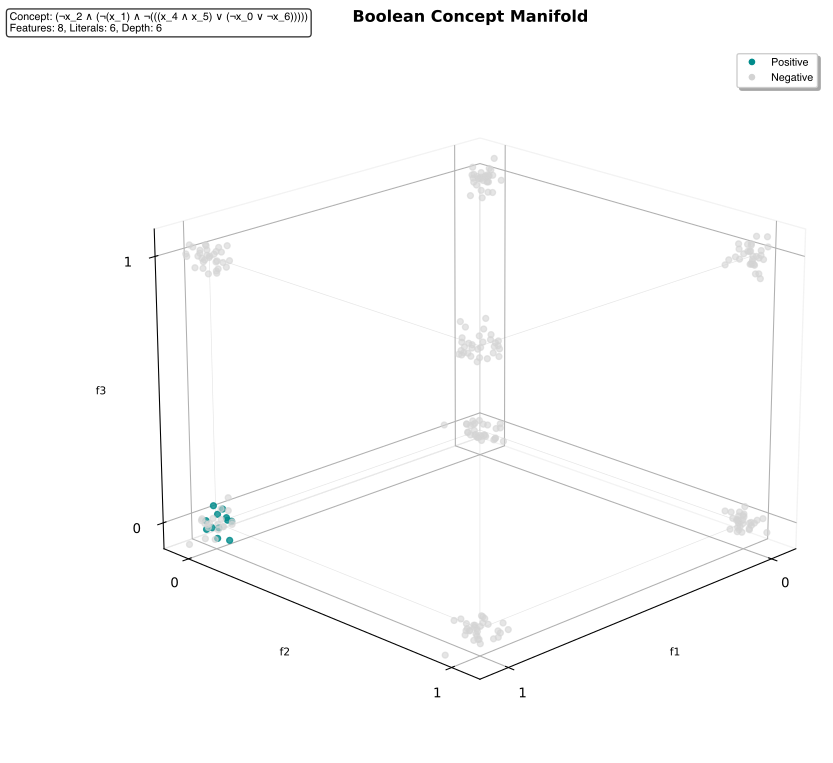

This chart was generated by the following Python code:
#!/usr/bin/env python3
"""
Boolean Concept Manifold Visualization

Generate an SVG figure showing a 3D cube representing the boolean concept space
with points colored by concept evaluation (teal = True, gray = False).
"""

import numpy as np
import matplotlib.pyplot as plt
from mpl_toolkits.mplot3d import Axes3D
import random
import torch
from pcfg import sample_concept_from_pcfg, evaluate_pcfg_concept
from concept_visualization_for_paper import expression_to_string

# Set random seed for reproducibility
np.random.seed(42)
random.seed(42)
torch.manual_seed(42)

def generate_concept_data():
    """Generate a sample Boolean concept and evaluate it on all 8-bit inputs."""
    
    print("🎯 Generating Boolean concept for visualization...")
    
    # Generate a concept with 8 features, moderate complexity
    num_features = 8
    max_depth = 5
    
    # Try to get a concept with 3-6 literals for good visualization
    best_concept = None
    for attempt in range(100):
        expr, literals, depth = sample_concept_from_pcfg(num_features, max_depth=max_depth)
        if 3 <= literals <= 6:
            best_concept = (expr, literals, depth)
            break
    
    if best_concept is None:
        expr, literals, depth = sample_concept_from_pcfg(num_features, max_depth=max_depth)
        best_concept = (expr, literals, depth)
    
    expr, literals, depth = best_concept
    expr_str = expression_to_string(expr)
    
    print(f"  📝 Concept: {expr_str}")
    print(f"  📊 Complexity: {literals} literals, depth {depth}")
    
    # Generate all 2^8 = 256 possible 8-bit inputs
    all_inputs = []
    all_labels = []
    
    for i in range(2**8):
        input_vec = np.array([int(x) for x in f"{i:08b}"])
        label = evaluate_pcfg_concept(expr, input_vec)
        all_inputs.append(input_vec)
        all_labels.append(label)
    
    # Convert to numpy arrays
    inputs = np.array(all_inputs)
    labels = np.array(all_labels)
    
    positive_count = np.sum(labels)
    total_count = len(labels)
    
    print(f"  📈 Dataset: {total_count} total samples")
    print(f"  ✅ Positive: {positive_count} ({100*positive_count/total_count:.1f}%)")
    print(f"  ❌ Negative: {total_count-positive_count} ({100*(total_count-positive_count)/total_count:.1f}%)")
    
    return inputs, labels, expr_str, literals, depth

def create_manifold_visualization():
    """Create the Boolean Concept Manifold visualization."""
    
    # Generate concept data
    inputs, labels, expr_str, literals, depth = generate_concept_data()
    
    # Extract first 3 features for 3D visualization
    f1 = inputs[:, 0]  # First feature
    f2 = inputs[:, 1]  # Second feature  
    f3 = inputs[:, 2]  # Third feature
    
    # Add slight jitter to avoid overlap
    jitter_amount = 0.03
    f1_jitter = f1 + np.random.normal(0, jitter_amount, size=len(f1))
    f2_jitter = f2 + np.random.normal(0, jitter_amount, size=len(f2))
    f3_jitter = f3 + np.random.normal(0, jitter_amount, size=len(f3))
    
    # Create figure with specific style
    plt.style.use('default')  # Clean, minimal style
    fig = plt.figure(figsize=(10, 8))
    ax = fig.add_subplot(111, projection='3d')
    
    # Set font to Helvetica (or closest available)
    plt.rcParams['font.family'] = ['Helvetica', 'DejaVu Sans', 'sans-serif']
    plt.rcParams['font.size'] = 8
    
    # Create cube wireframe (faint gray gridlines)
    cube_edges = [
        [[0, 1], [0, 0], [0, 0]], [[0, 0], [0, 1], [0, 0]], [[0, 0], [0, 0], [0, 1]],  # Bottom edges
        [[1, 1], [0, 1], [0, 0]], [[1, 1], [0, 0], [0, 1]], [[0, 1], [1, 1], [0, 0]],  # Top edges
        [[0, 1], [1, 1], [1, 1]], [[1, 1], [0, 1], [1, 1]], [[1, 1], [1, 1], [0, 1]],  # Additional edges
        [[0, 0], [0, 0], [0, 1]], [[0, 0], [1, 1], [0, 0]], [[1, 1], [0, 0], [0, 0]],  # Vertical edges
    ]
    
    # Draw cube edges
    for edge in cube_edges:
        ax.plot(edge[0], edge[1], edge[2], 'gray', alpha=0.2, linewidth=0.5)
    
    # Plot points colored by concept evaluation
    positive_mask = labels == True
    negative_mask = labels == False
    
    # Plot positive points (teal)
    ax.scatter(f1_jitter[positive_mask], f2_jitter[positive_mask], f3_jitter[positive_mask], 
               c='#008B8B', s=20, alpha=0.8, label='Positive')
    
    # Plot negative points (light gray)
    ax.scatter(f1_jitter[negative_mask], f2_jitter[negative_mask], f3_jitter[negative_mask], 
               c='#D3D3D3', s=20, alpha=0.6, label='Negative')
    
    # Set labels and title
    ax.set_xlabel('f1', fontsize=8)
    ax.set_ylabel('f2', fontsize=8)
    ax.set_zlabel('f3', fontsize=8)
    ax.set_title('Boolean Concept Manifold', fontsize=12, fontweight='bold', pad=20)
    
    # Set axis limits to show cube clearly
    ax.set_xlim(-0.1, 1.1)
    ax.set_ylim(-0.1, 1.1)
    ax.set_zlim(-0.1, 1.1)
    
    # Set ticks to show binary values
    ax.set_xticks([0, 1])
    ax.set_yticks([0, 1])
    ax.set_zticks([0, 1])
    
    # Minimize perspective distortion
    ax.view_init(elev=20, azim=45)
    ax.dist = 10
    
    # Add legend (small, positioned nicely)
    legend_elements = [
        plt.Line2D([0], [0], marker='o', color='w', markerfacecolor='#008B8B', 
                   markersize=6, label='Positive'),
        plt.Line2D([0], [0], marker='o', color='w', markerfacecolor='#D3D3D3', 
                   markersize=6, label='Negative')
    ]
    ax.legend(handles=legend_elements, loc='upper right', fontsize=8, frameon=True, 
              fancybox=True, shadow=True)
    
    # Remove pane backgrounds for cleaner look
    ax.xaxis.pane.fill = False
    ax.yaxis.pane.fill = False
    ax.zaxis.pane.fill = False
    
    # Make pane edges more subtle
    ax.xaxis.pane.set_edgecolor('gray')
    ax.yaxis.pane.set_edgecolor('gray')
    ax.zaxis.pane.set_edgecolor('gray')
    ax.xaxis.pane.set_alpha(0.1)
    ax.yaxis.pane.set_alpha(0.1)
    ax.zaxis.pane.set_alpha(0.1)
    
    # Add concept information as text
    concept_info = f"Concept: {expr_str}\nFeatures: 8, Literals: {literals}, Depth: {depth}"
    fig.text(0.02, 0.98, concept_info, fontsize=8, verticalalignment='top', 
             bbox=dict(boxstyle="round,pad=0.3", facecolor="white", alpha=0.8))
    
    plt.tight_layout()
    
    return fig, expr_str

def main():
    """Generate the Boolean Concept Manifold SVG figure."""
    
    print("🎨 Creating Boolean Concept Manifold Visualization...")
    
    # Create the visualization
    fig, expr_str = create_manifold_visualization()
    
    # Save as SVG
    output_path = "boolean_concept_manifold.svg"
    fig.savefig(output_path, format='svg', dpi=300, bbox_inches='tight', 
                facecolor='white', edgecolor='none')
    
    print(f"✅ Saved Boolean Concept Manifold to {output_path}")
    print(f"   Concept: {expr_str}")
    
    # Also save as PNG for backup
    fig.savefig("boolean_concept_manifold.png", format='png', dpi=300, bbox_inches='tight', 
                facecolor='white', edgecolor='none')
    
    print("🎉 Visualization complete!")
    
    # Display the figure
    plt.show()

if __name__ == "__main__":
    main() 